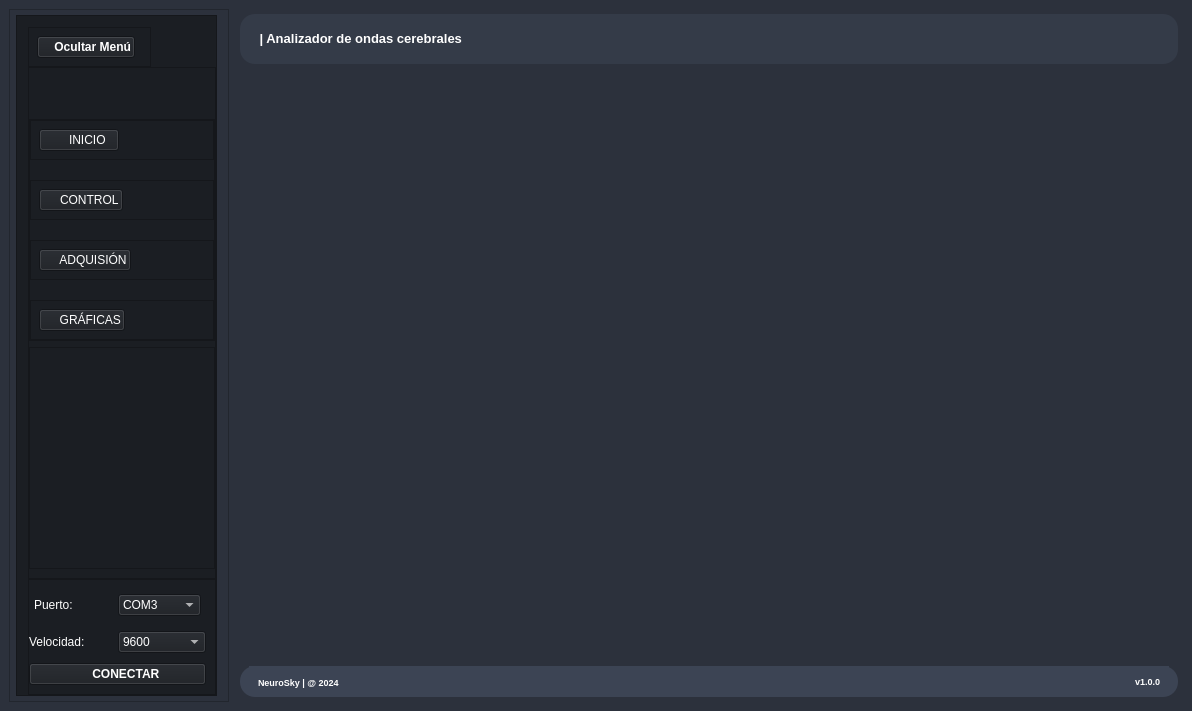
<?xml version="1.0" encoding="UTF-8"?>
<ui version="4.0">
 <class>MainWindow</class>
 <widget class="QMainWindow" name="MainWindow">
  <property name="geometry">
   <rect>
    <x>0</x>
    <y>0</y>
    <width>1192</width>
    <height>711</height>
   </rect>
  </property>
  <property name="windowTitle">
   <string>MainWindow</string>
  </property>
  <property name="styleSheet">
   <string notr="true">*{

border-radius: 16px;



 fond : {
        family : &quot;Segoe UI&quot;,
        
    }



}

</string>
  </property>
  <widget class="QWidget" name="centralwidget">
   <property name="styleSheet">
    <string notr="true">background-color:#2c313c;</string>
   </property>
   <layout class="QHBoxLayout" name="horizontalLayout">
    <item>
     <widget class="QFrame" name="slider_menu_container">
      <property name="enabled">
       <bool>true</bool>
      </property>
      <property name="maximumSize">
       <size>
        <width>220</width>
        <height>16777215</height>
       </size>
      </property>
      <property name="styleSheet">
       <string notr="true"/>
      </property>
      <property name="frameShape">
       <enum>QFrame::StyledPanel</enum>
      </property>
      <property name="frameShadow">
       <enum>QFrame::Raised</enum>
      </property>
      <layout class="QVBoxLayout" name="verticalLayout_2">
       <property name="spacing">
        <number>0</number>
       </property>
       <property name="leftMargin">
        <number>6</number>
       </property>
       <property name="topMargin">
        <number>5</number>
       </property>
       <property name="rightMargin">
        <number>11</number>
       </property>
       <property name="bottomMargin">
        <number>5</number>
       </property>
       <item>
        <widget class="QFrame" name="slider_menu">
         <property name="minimumSize">
          <size>
           <width>176</width>
           <height>0</height>
          </size>
         </property>
         <property name="styleSheet">
          <string notr="true">background-color: #1b1e23;
color: rgb(255,255,255);</string>
         </property>
         <property name="frameShape">
          <enum>QFrame::StyledPanel</enum>
         </property>
         <property name="frameShadow">
          <enum>QFrame::Raised</enum>
         </property>
         <layout class="QVBoxLayout" name="verticalLayout_5">
          <property name="spacing">
           <number>0</number>
          </property>
          <property name="leftMargin">
           <number>11</number>
          </property>
          <property name="topMargin">
           <number>11</number>
          </property>
          <property name="rightMargin">
           <number>0</number>
          </property>
          <property name="bottomMargin">
           <number>0</number>
          </property>
          <item alignment="Qt::AlignLeft|Qt::AlignTop">
           <widget class="QFrame" name="frameLateral">
            <property name="frameShape">
             <enum>QFrame::StyledPanel</enum>
            </property>
            <property name="frameShadow">
             <enum>QFrame::Raised</enum>
            </property>
            <layout class="QVBoxLayout" name="verticalLayout_8">
             <property name="spacing">
              <number>0</number>
             </property>
             <property name="leftMargin">
              <number>8</number>
             </property>
             <property name="topMargin">
              <number>8</number>
             </property>
             <property name="rightMargin">
              <number>15</number>
             </property>
             <property name="bottomMargin">
              <number>8</number>
             </property>
             <item alignment="Qt::AlignLeft">
              <widget class="QPushButton" name="btnMenuLateral">
               <property name="sizePolicy">
                <sizepolicy hsizetype="Minimum" vsizetype="Fixed">
                 <horstretch>0</horstretch>
                 <verstretch>0</verstretch>
                </sizepolicy>
               </property>
               <property name="font">
                <font>
                 <weight>75</weight>
                 <bold>true</bold>
                </font>
               </property>
               <property name="text">
                <string>    Ocultar Menú</string>
               </property>
              </widget>
             </item>
            </layout>
           </widget>
          </item>
          <item>
           <widget class="QFrame" name="frame_7">
            <property name="sizePolicy">
             <sizepolicy hsizetype="Preferred" vsizetype="Expanding">
              <horstretch>0</horstretch>
              <verstretch>0</verstretch>
             </sizepolicy>
            </property>
            <property name="frameShape">
             <enum>QFrame::StyledPanel</enum>
            </property>
            <property name="frameShadow">
             <enum>QFrame::Raised</enum>
            </property>
            <layout class="QVBoxLayout" name="verticalLayout_6">
             <property name="leftMargin">
              <number>0</number>
             </property>
             <property name="topMargin">
              <number>51</number>
             </property>
             <property name="rightMargin">
              <number>0</number>
             </property>
             <item alignment="Qt::AlignTop">
              <widget class="QFrame" name="frame_9">
               <property name="sizePolicy">
                <sizepolicy hsizetype="Preferred" vsizetype="Expanding">
                 <horstretch>0</horstretch>
                 <verstretch>0</verstretch>
                </sizepolicy>
               </property>
               <property name="frameShape">
                <enum>QFrame::StyledPanel</enum>
               </property>
               <property name="frameShadow">
                <enum>QFrame::Raised</enum>
               </property>
               <layout class="QVBoxLayout" name="verticalLayout_9">
                <property name="spacing">
                 <number>20</number>
                </property>
                <property name="leftMargin">
                 <number>0</number>
                </property>
                <property name="topMargin">
                 <number>0</number>
                </property>
                <property name="rightMargin">
                 <number>0</number>
                </property>
                <property name="bottomMargin">
                 <number>0</number>
                </property>
                <item>
                 <widget class="QFrame" name="frameInicio">
                  <property name="styleSheet">
                   <string notr="true"/>
                  </property>
                  <property name="frameShape">
                   <enum>QFrame::StyledPanel</enum>
                  </property>
                  <property name="frameShadow">
                   <enum>QFrame::Raised</enum>
                  </property>
                  <layout class="QVBoxLayout" name="verticalLayout_11">
                   <property name="spacing">
                    <number>0</number>
                   </property>
                   <property name="leftMargin">
                    <number>8</number>
                   </property>
                   <property name="topMargin">
                    <number>8</number>
                   </property>
                   <property name="rightMargin">
                    <number>8</number>
                   </property>
                   <property name="bottomMargin">
                    <number>8</number>
                   </property>
                   <item alignment="Qt::AlignLeft">
                    <widget class="QPushButton" name="btnInicio">
                     <property name="sizePolicy">
                      <sizepolicy hsizetype="Expanding" vsizetype="Fixed">
                       <horstretch>0</horstretch>
                       <verstretch>0</verstretch>
                      </sizepolicy>
                     </property>
                     <property name="styleSheet">
                      <string notr="true"/>
                     </property>
                     <property name="text">
                      <string>     INICIO</string>
                     </property>
                     <property name="icon">
                      <iconset>
                       <normaloff>../imagenes/home.png</normaloff>../imagenes/home.png</iconset>
                     </property>
                     <property name="iconSize">
                      <size>
                       <width>25</width>
                       <height>25</height>
                      </size>
                     </property>
                     <property name="flat">
                      <bool>false</bool>
                     </property>
                    </widget>
                   </item>
                  </layout>
                 </widget>
                </item>
                <item>
                 <widget class="QFrame" name="frameEntrenador">
                  <property name="frameShape">
                   <enum>QFrame::StyledPanel</enum>
                  </property>
                  <property name="frameShadow">
                   <enum>QFrame::Raised</enum>
                  </property>
                  <layout class="QVBoxLayout" name="verticalLayout_10">
                   <property name="spacing">
                    <number>0</number>
                   </property>
                   <property name="leftMargin">
                    <number>8</number>
                   </property>
                   <property name="topMargin">
                    <number>8</number>
                   </property>
                   <property name="rightMargin">
                    <number>8</number>
                   </property>
                   <property name="bottomMargin">
                    <number>8</number>
                   </property>
                   <item alignment="Qt::AlignLeft">
                    <widget class="QPushButton" name="btnEntrenador">
                     <property name="text">
                      <string>     CONTROL</string>
                     </property>
                     <property name="icon">
                      <iconset>
                       <normaloff>../imagenes/configuraciones.png</normaloff>../imagenes/configuraciones.png</iconset>
                     </property>
                     <property name="iconSize">
                      <size>
                       <width>25</width>
                       <height>25</height>
                      </size>
                     </property>
                    </widget>
                   </item>
                  </layout>
                 </widget>
                </item>
                <item alignment="Qt::AlignTop">
                 <widget class="QFrame" name="frameAnalisis">
                  <property name="frameShape">
                   <enum>QFrame::StyledPanel</enum>
                  </property>
                  <property name="frameShadow">
                   <enum>QFrame::Raised</enum>
                  </property>
                  <layout class="QVBoxLayout" name="verticalLayout_7">
                   <property name="spacing">
                    <number>0</number>
                   </property>
                   <property name="leftMargin">
                    <number>8</number>
                   </property>
                   <property name="topMargin">
                    <number>8</number>
                   </property>
                   <property name="rightMargin">
                    <number>8</number>
                   </property>
                   <property name="bottomMargin">
                    <number>8</number>
                   </property>
                   <item alignment="Qt::AlignLeft">
                    <widget class="QPushButton" name="btnAnalisis">
                     <property name="text">
                      <string>     ADQUISIÓN</string>
                     </property>
                     <property name="icon">
                      <iconset>
                       <normaloff>../imagenes/dato.png</normaloff>../imagenes/dato.png</iconset>
                     </property>
                     <property name="iconSize">
                      <size>
                       <width>25</width>
                       <height>25</height>
                      </size>
                     </property>
                    </widget>
                   </item>
                  </layout>
                 </widget>
                </item>
                <item>
                 <widget class="QFrame" name="frameRegistros">
                  <property name="frameShape">
                   <enum>QFrame::StyledPanel</enum>
                  </property>
                  <property name="frameShadow">
                   <enum>QFrame::Raised</enum>
                  </property>
                  <layout class="QVBoxLayout" name="verticalLayout_12">
                   <property name="spacing">
                    <number>0</number>
                   </property>
                   <property name="leftMargin">
                    <number>8</number>
                   </property>
                   <property name="topMargin">
                    <number>8</number>
                   </property>
                   <property name="rightMargin">
                    <number>8</number>
                   </property>
                   <property name="bottomMargin">
                    <number>8</number>
                   </property>
                   <item alignment="Qt::AlignLeft">
                    <widget class="QPushButton" name="btnRegistros">
                     <property name="text">
                      <string>     GRÁFICAS</string>
                     </property>
                     <property name="icon">
                      <iconset>
                       <normaloff>../imagenes/grafico.png</normaloff>../imagenes/grafico.png</iconset>
                     </property>
                    </widget>
                   </item>
                  </layout>
                 </widget>
                </item>
               </layout>
              </widget>
             </item>
             <item>
              <widget class="QFrame" name="frameAcerca_2">
               <property name="layoutDirection">
                <enum>Qt::LeftToRight</enum>
               </property>
               <property name="frameShape">
                <enum>QFrame::StyledPanel</enum>
               </property>
               <property name="frameShadow">
                <enum>QFrame::Raised</enum>
               </property>
               <layout class="QVBoxLayout" name="verticalLayout_13">
                <property name="leftMargin">
                 <number>8</number>
                </property>
                <property name="topMargin">
                 <number>8</number>
                </property>
                <property name="rightMargin">
                 <number>8</number>
                </property>
                <property name="bottomMargin">
                 <number>8</number>
                </property>
                <item>
                 <layout class="QVBoxLayout" name="progreso">
                  <property name="leftMargin">
                   <number>20</number>
                  </property>
                  <property name="topMargin">
                   <number>40</number>
                  </property>
                  <property name="rightMargin">
                   <number>20</number>
                  </property>
                  <property name="bottomMargin">
                   <number>40</number>
                  </property>
                 </layout>
                </item>
               </layout>
              </widget>
             </item>
            </layout>
           </widget>
          </item>
          <item>
           <widget class="QFrame" name="frameAcerca">
            <property name="enabled">
             <bool>true</bool>
            </property>
            <property name="frameShape">
             <enum>QFrame::StyledPanel</enum>
            </property>
            <property name="frameShadow">
             <enum>QFrame::Raised</enum>
            </property>
            <layout class="QGridLayout" name="gridLayout">
             <property name="leftMargin">
              <number>0</number>
             </property>
             <property name="horizontalSpacing">
              <number>0</number>
             </property>
             <property name="verticalSpacing">
              <number>10</number>
             </property>
             <item row="0" column="0">
              <layout class="QHBoxLayout" name="horizontalLayout_8">
               <property name="leftMargin">
                <number>5</number>
               </property>
               <property name="topMargin">
                <number>5</number>
               </property>
               <property name="rightMargin">
                <number>5</number>
               </property>
               <property name="bottomMargin">
                <number>5</number>
               </property>
               <item>
                <widget class="QLabel" name="label_6">
                 <property name="text">
                  <string>Puerto:</string>
                 </property>
                </widget>
               </item>
               <item>
                <widget class="QComboBox" name="comboPuertos">
                 <property name="currentText">
                  <string>COM3</string>
                 </property>
                 <property name="sizeAdjustPolicy">
                  <enum>QComboBox::AdjustToContents</enum>
                 </property>
                 <item>
                  <property name="text">
                   <string>COM3</string>
                  </property>
                 </item>
                </widget>
               </item>
              </layout>
             </item>
             <item row="1" column="0">
              <layout class="QHBoxLayout" name="horizontalLayout_7">
               <item>
                <widget class="QLabel" name="label_5">
                 <property name="text">
                  <string>Velocidad:</string>
                 </property>
                </widget>
               </item>
               <item>
                <widget class="QComboBox" name="comboVelocidad">
                 <item>
                  <property name="text">
                   <string>9600</string>
                  </property>
                 </item>
                 <item>
                  <property name="text">
                   <string>57600</string>
                  </property>
                 </item>
                 <item>
                  <property name="text">
                   <string>115200</string>
                  </property>
                 </item>
                 <item>
                  <property name="text">
                   <string/>
                  </property>
                 </item>
                </widget>
               </item>
              </layout>
             </item>
             <item row="2" column="0">
              <widget class="QPushButton" name="btnAcerca">
               <property name="font">
                <font>
                 <weight>75</weight>
                 <bold>true</bold>
                </font>
               </property>
               <property name="text">
                <string>     CONECTAR</string>
               </property>
               <property name="icon">
                <iconset>
                 <normaloff>../imagenes/OFF.png</normaloff>../imagenes/OFF.png</iconset>
               </property>
               <property name="iconSize">
                <size>
                 <width>25</width>
                 <height>25</height>
                </size>
               </property>
              </widget>
             </item>
            </layout>
           </widget>
          </item>
         </layout>
        </widget>
       </item>
      </layout>
     </widget>
    </item>
    <item>
     <widget class="QFrame" name="main">
      <property name="styleSheet">
       <string notr="true"> border-radius: 15px;


</string>
      </property>
      <property name="frameShape">
       <enum>QFrame::StyledPanel</enum>
      </property>
      <property name="frameShadow">
       <enum>QFrame::Raised</enum>
      </property>
      <layout class="QVBoxLayout" name="verticalLayout">
       <property name="spacing">
        <number>0</number>
       </property>
       <property name="leftMargin">
        <number>5</number>
       </property>
       <property name="topMargin">
        <number>5</number>
       </property>
       <property name="rightMargin">
        <number>5</number>
       </property>
       <property name="bottomMargin">
        <number>5</number>
       </property>
       <item alignment="Qt::AlignVCenter">
        <widget class="QFrame" name="header">
         <property name="styleSheet">
          <string notr="true">background-color: #343b48;
color: rgb(255,255,255);</string>
         </property>
         <property name="frameShape">
          <enum>QFrame::StyledPanel</enum>
         </property>
         <property name="frameShadow">
          <enum>QFrame::Raised</enum>
         </property>
         <layout class="QHBoxLayout" name="horizontalLayout_2">
          <property name="spacing">
           <number>0</number>
          </property>
          <property name="leftMargin">
           <number>0</number>
          </property>
          <item alignment="Qt::AlignLeft|Qt::AlignVCenter">
           <widget class="QFrame" name="frame_3">
            <property name="frameShape">
             <enum>QFrame::StyledPanel</enum>
            </property>
            <property name="frameShadow">
             <enum>QFrame::Raised</enum>
            </property>
            <layout class="QHBoxLayout" name="horizontalLayout_6">
             <property name="spacing">
              <number>0</number>
             </property>
             <property name="topMargin">
              <number>0</number>
             </property>
             <property name="bottomMargin">
              <number>0</number>
             </property>
             <item alignment="Qt::AlignVCenter">
              <widget class="QLabel" name="label_2">
               <property name="enabled">
                <bool>true</bool>
               </property>
               <property name="sizePolicy">
                <sizepolicy hsizetype="Preferred" vsizetype="Minimum">
                 <horstretch>0</horstretch>
                 <verstretch>0</verstretch>
                </sizepolicy>
               </property>
               <property name="text">
                <string/>
               </property>
               <property name="pixmap">
                <pixmap>../imagenes/neuro.png</pixmap>
               </property>
               <property name="scaledContents">
                <bool>true</bool>
               </property>
              </widget>
             </item>
             <item alignment="Qt::AlignVCenter">
              <widget class="QLabel" name="label">
               <property name="font">
                <font>
                 <pointsize>10</pointsize>
                 <weight>75</weight>
                 <bold>true</bold>
                </font>
               </property>
               <property name="text">
                <string> | Analizador de ondas cerebrales</string>
               </property>
              </widget>
             </item>
            </layout>
           </widget>
          </item>
          <item alignment="Qt::AlignRight|Qt::AlignVCenter">
           <widget class="QFrame" name="frame">
            <property name="frameShape">
             <enum>QFrame::StyledPanel</enum>
            </property>
            <property name="frameShadow">
             <enum>QFrame::Raised</enum>
            </property>
            <layout class="QHBoxLayout" name="horizontalLayout_4">
             <item alignment="Qt::AlignVCenter">
              <widget class="QPushButton" name="btnMinimizar">
               <property name="toolTip">
                <string>&lt;html&gt;&lt;head/&gt;&lt;body&gt;&lt;p align=&quot;center&quot;&gt;&lt;br/&gt;&lt;/p&gt;&lt;/body&gt;&lt;/html&gt;</string>
               </property>
               <property name="text">
                <string/>
               </property>
               <property name="icon">
                <iconset>
                 <normaloff>../iconos/icon_minimize.svg</normaloff>../iconos/icon_minimize.svg</iconset>
               </property>
               <property name="iconSize">
                <size>
                 <width>25</width>
                 <height>25</height>
                </size>
               </property>
              </widget>
             </item>
             <item alignment="Qt::AlignVCenter">
              <widget class="QPushButton" name="btnMaximizar">
               <property name="text">
                <string/>
               </property>
               <property name="icon">
                <iconset>
                 <normaloff>../iconos/icon_maximize.svg</normaloff>../iconos/icon_maximize.svg</iconset>
               </property>
               <property name="iconSize">
                <size>
                 <width>25</width>
                 <height>25</height>
                </size>
               </property>
              </widget>
             </item>
             <item alignment="Qt::AlignVCenter">
              <widget class="QPushButton" name="btnExit">
               <property name="text">
                <string/>
               </property>
               <property name="icon">
                <iconset>
                 <normaloff>../iconos/icon_close.svg</normaloff>../iconos/icon_close.svg</iconset>
               </property>
               <property name="iconSize">
                <size>
                 <width>25</width>
                 <height>25</height>
                </size>
               </property>
              </widget>
             </item>
            </layout>
           </widget>
          </item>
         </layout>
        </widget>
       </item>
       <item>
        <widget class="QFrame" name="ventanas">
         <property name="enabled">
          <bool>true</bool>
         </property>
         <property name="sizePolicy">
          <sizepolicy hsizetype="Preferred" vsizetype="Expanding">
           <horstretch>0</horstretch>
           <verstretch>0</verstretch>
          </sizepolicy>
         </property>
         <property name="frameShape">
          <enum>QFrame::StyledPanel</enum>
         </property>
         <property name="frameShadow">
          <enum>QFrame::Raised</enum>
         </property>
        </widget>
       </item>
       <item alignment="Qt::AlignBottom">
        <widget class="QFrame" name="footer">
         <property name="styleSheet">
          <string notr="true">background-color:#3c4454;
color: rgb(255,255,255);</string>
         </property>
         <property name="frameShape">
          <enum>QFrame::StyledPanel</enum>
         </property>
         <property name="frameShadow">
          <enum>QFrame::Raised</enum>
         </property>
         <property name="midLineWidth">
          <number>3</number>
         </property>
         <layout class="QHBoxLayout" name="horizontalLayout_3">
          <property name="spacing">
           <number>0</number>
          </property>
          <property name="topMargin">
           <number>0</number>
          </property>
          <item alignment="Qt::AlignLeft|Qt::AlignVCenter">
           <widget class="QFrame" name="frame_4">
            <property name="frameShape">
             <enum>QFrame::StyledPanel</enum>
            </property>
            <property name="frameShadow">
             <enum>QFrame::Raised</enum>
            </property>
            <layout class="QVBoxLayout" name="verticalLayout_4">
             <property name="topMargin">
              <number>11</number>
             </property>
             <property name="bottomMargin">
              <number>0</number>
             </property>
             <item alignment="Qt::AlignVCenter">
              <widget class="QLabel" name="label_3">
               <property name="font">
                <font>
                 <pointsize>7</pointsize>
                 <weight>75</weight>
                 <bold>true</bold>
                </font>
               </property>
               <property name="text">
                <string>NeuroSky | @ 2024</string>
               </property>
              </widget>
             </item>
            </layout>
           </widget>
          </item>
          <item alignment="Qt::AlignRight">
           <widget class="QFrame" name="frame_5">
            <property name="frameShape">
             <enum>QFrame::StyledPanel</enum>
            </property>
            <property name="frameShadow">
             <enum>QFrame::Raised</enum>
            </property>
            <layout class="QVBoxLayout" name="verticalLayout_3">
             <property name="bottomMargin">
              <number>0</number>
             </property>
             <item alignment="Qt::AlignLeft">
              <widget class="QLabel" name="label_4">
               <property name="font">
                <font>
                 <pointsize>7</pointsize>
                 <weight>75</weight>
                 <bold>true</bold>
                </font>
               </property>
               <property name="text">
                <string>v1.0.0</string>
               </property>
              </widget>
             </item>
            </layout>
           </widget>
          </item>
         </layout>
        </widget>
       </item>
      </layout>
     </widget>
    </item>
   </layout>
  </widget>
 </widget>
 <resources>
  <include location="../iconos/iconos.qrc"/>
  <include location="../imagenes/imagenes.qrc"/>
 </resources>
 <connections/>
</ui>
